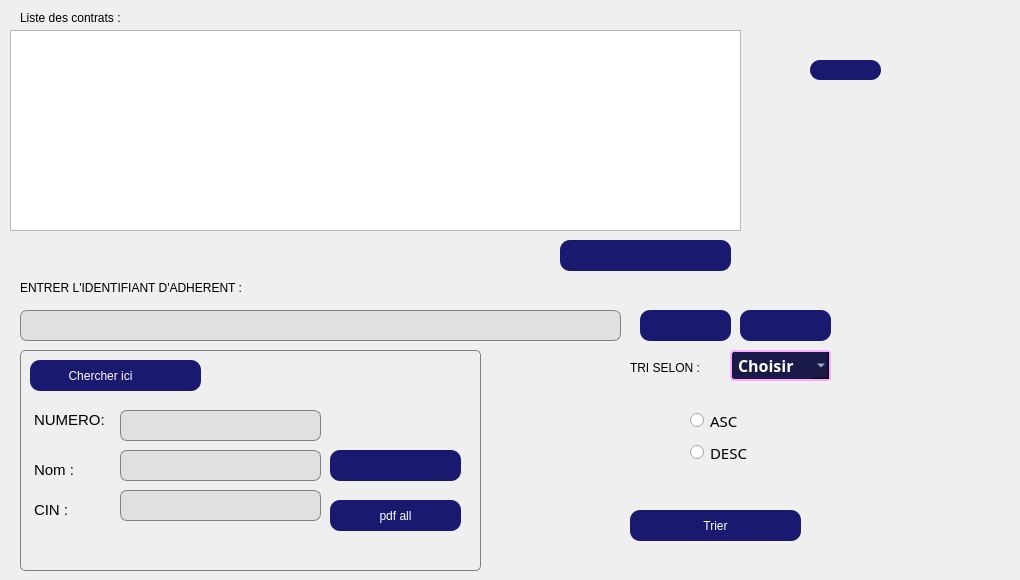
   <widget class="QWidget" name="tab_8">
    <attribute name="title">
     <string>LISTE</string>
    </attribute>
    <widget class="QLabel" name="label_58">
     <property name="geometry">
      <rect>
       <x>20</x>
       <y>10</y>
       <width>351</width>
       <height>16</height>
      </rect>
     </property>
     <property name="styleSheet">
      <string notr="true">font: 11pt &quot;Copperplate Gothic Bold&quot;;
color: rgb(0, 0, 0);</string>
     </property>
     <property name="text">
      <string>Liste des contrats : </string>
     </property>
    </widget>
    <widget class="QTableView" name="tableView_4">
     <property name="geometry">
      <rect>
       <x>10</x>
       <y>30</y>
       <width>731</width>
       <height>201</height>
      </rect>
     </property>
     <property name="styleSheet">
      <string notr="true">#tableView {
border: 3px solid gray;
border-radius: 40px;
background: white;
    background-color: #f0f0f0; /* Couleur de fond */

}

</string>
     </property>
    </widget>
    <widget class="QLabel" name="label_59">
     <property name="geometry">
      <rect>
       <x>20</x>
       <y>280</y>
       <width>361</width>
       <height>16</height>
      </rect>
     </property>
     <property name="styleSheet">
      <string notr="true">font: 11pt &quot;Copperplate Gothic Bold&quot;;
color: rgb(0, 0, 0);</string>
     </property>
     <property name="text">
      <string>ENTRER L'IDENTIFIANT D'ADHERENT :</string>
     </property>
    </widget>
    <widget class="QLineEdit" name="lineEdit_39">
     <property name="geometry">
      <rect>
       <x>20</x>
       <y>310</y>
       <width>601</width>
       <height>31</height>
      </rect>
     </property>
     <property name="styleSheet">
      <string notr="true">QLineEdit {
    background-color: #e0e0e0; /* Couleur de fond par défaut */
    color: #808080; /* Couleur du texte par défaut (gris clair) */
    border: 1px solid #808080; /* Bordure grise par défaut */
    border-radius: 7px; /* Arrondir les coins par défaut */
}

QLineEdit:focus {
    background-color: #fafad2; /* Nouvelle couleur de fond lorsque le lineEdit est en focus */
    color: #000000; /* Nouvelle couleur du texte lorsque le lineEdit est en focus (noir) */
    border-color: #D3D3D3; /* Nouvelle couleur de la bordure lorsque le lineEdit est en focus */
}
</string>
     </property>
    </widget>
    <widget class="QLabel" name="label_60">
     <property name="geometry">
      <rect>
       <x>630</x>
       <y>360</y>
       <width>381</width>
       <height>16</height>
      </rect>
     </property>
     <property name="styleSheet">
      <string notr="true">font: 11pt &quot;Copperplate Gothic Bold&quot;;
color: rgb(0, 0, 0);</string>
     </property>
     <property name="text">
      <string>TRI SELON :</string>
     </property>
    </widget>
    <widget class="QPushButton" name="pushButton_38">
     <property name="geometry">
      <rect>
       <x>560</x>
       <y>240</y>
       <width>171</width>
       <height>31</height>
      </rect>
     </property>
     <property name="styleSheet">
      <string notr="true">QPushButton {
	image: url(:/images/img/1708110523743.png);
	font: 12pt &quot;Century Gothic&quot;;
    background-color: #191970; /* Couleur de fond */
    color: #fff; /* Couleur du texte */
    border: none; /* Pas de bordure */
    border-radius: 10px; /* Arrondir les coins */
}

/* Style lorsque la souris survole le bouton */
QPushButton:hover {
	color: rgb(255, 255, 255);

background:#DAA520;
border: none;
}

/* Style lorsque le bouton est enfoncé */
QPushButton:pressed {
    background-color: #b8860b; /* Couleur de fond en cas d'appui */
    border: 1px solid #446cff; /* Bordure en cas d'appui */
}

/* Style lorsque le bouton est enfoncé et coché (utilisé pour les boutons à bascule) */
QPushButton:checked {
    background-color: #3761ff; /* Couleur de fond en cas de bouton coché */
    border: 1px solid #3761ff; /* Bordure en cas de bouton coché */
}




</string>
     </property>
     <property name="text">
      <string/>
     </property>
    </widget>
    <widget class="QPushButton" name="pushButton_39">
     <property name="geometry">
      <rect>
       <x>640</x>
       <y>310</y>
       <width>91</width>
       <height>31</height>
      </rect>
     </property>
     <property name="styleSheet">
      <string notr="true">QPushButton {
	image: url(:/images/img/1708110620525.png);
	font: 12pt &quot;Century Gothic&quot;;
    background-color: #191970; /* Couleur de fond */
    color: #fff; /* Couleur du texte */
    border: none; /* Pas de bordure */
    border-radius: 10px; /* Arrondir les coins */
}

/* Style lorsque la souris survole le bouton */
QPushButton:hover {
	color: rgb(255, 255, 255);

background:#DAA520;
border: none;
}

/* Style lorsque le bouton est enfoncé */
QPushButton:pressed {
    background-color: #b8860b; /* Couleur de fond en cas d'appui */
    border: 1px solid #446cff; /* Bordure en cas d'appui */
}

/* Style lorsque le bouton est enfoncé et coché (utilisé pour les boutons à bascule) */
QPushButton:checked {
    background-color: #3761ff; /* Couleur de fond en cas de bouton coché */
    border: 1px solid #3761ff; /* Bordure en cas de bouton coché */
}




</string>
     </property>
     <property name="text">
      <string/>
     </property>
    </widget>
    <widget class="QPushButton" name="pushButton_40">
     <property name="geometry">
      <rect>
       <x>630</x>
       <y>510</y>
       <width>171</width>
       <height>31</height>
      </rect>
     </property>
     <property name="styleSheet">
      <string notr="true">QPushButton {
	font: 12pt &quot;Century Gothic&quot;;
    background-color: #191970; /* Couleur de fond */
    color: #fff; /* Couleur du texte */
    border: none; /* Pas de bordure */
    border-radius: 10px; /* Arrondir les coins */
}

/* Style lorsque la souris survole le bouton */
QPushButton:hover {
	color: rgb(255, 255, 255);

background:#DAA520;
border: none;
}

/* Style lorsque le bouton est enfoncé */
QPushButton:pressed {
    background-color: #b8860b; /* Couleur de fond en cas d'appui */
    border: 1px solid #446cff; /* Bordure en cas d'appui */
}

/* Style lorsque le bouton est enfoncé et coché (utilisé pour les boutons à bascule) */
QPushButton:checked {
    background-color: #3761ff; /* Couleur de fond en cas de bouton coché */
    border: 1px solid #3761ff; /* Bordure en cas de bouton coché */
}




</string>
     </property>
     <property name="text">
      <string>Trier</string>
     </property>
    </widget>
    <widget class="QPushButton" name="pushButton_41">
     <property name="geometry">
      <rect>
       <x>740</x>
       <y>310</y>
       <width>91</width>
       <height>31</height>
      </rect>
     </property>
     <property name="styleSheet">
      <string notr="true">QPushButton {
	image: url(:/images/img/Picsart_24-02-16_20-04-00-348.png);
	font: 12pt &quot;Century Gothic&quot;;
    background-color: #191970; /* Couleur de fond */
    color: #fff; /* Couleur du texte */
    border: none; /* Pas de bordure */
    border-radius: 10px; /* Arrondir les coins */
}

/* Style lorsque la souris survole le bouton */
QPushButton:hover {
	color: rgb(255, 255, 255);

background:#DAA520;
border: none;
}

/* Style lorsque le bouton est enfoncé */
QPushButton:pressed {
    background-color: #b8860b; /* Couleur de fond en cas d'appui */
    border: 1px solid #446cff; /* Bordure en cas d'appui */
}

/* Style lorsque le bouton est enfoncé et coché (utilisé pour les boutons à bascule) */
QPushButton:checked {
    background-color: #3761ff; /* Couleur de fond en cas de bouton coché */
    border: 1px solid #3761ff; /* Bordure en cas de bouton coché */
}




</string>
     </property>
     <property name="text">
      <string/>
     </property>
    </widget>
    <widget class="QFrame" name="frame_3">
     <property name="geometry">
      <rect>
       <x>20</x>
       <y>350</y>
       <width>461</width>
       <height>221</height>
      </rect>
     </property>
     <property name="styleSheet">
      <string notr="true">QFrame {
    color: #808080; /* Couleur du texte par défaut (gris clair) */
    border: 1px solid #808080; /* Bordure grise par défaut */
    border-radius: 5px; /* Coins arrondis */
}
</string>
     </property>
     <property name="frameShape">
      <enum>QFrame::StyledPanel</enum>
     </property>
     <property name="frameShadow">
      <enum>QFrame::Raised</enum>
     </property>
     <widget class="QPushButton" name="pushButton_42">
      <property name="geometry">
       <rect>
        <x>10</x>
        <y>10</y>
        <width>171</width>
        <height>31</height>
       </rect>
      </property>
      <property name="styleSheet">
       <string notr="true">QPushButton {
	image: url(:/images/img/Picsart_24-02-16_20-08-03-121.png);
	font: 12pt &quot;Century Gothic&quot;;
    background-color: #191970; /* Couleur de fond */
    color: #fff; /* Couleur du texte */
    border: none; /* Pas de bordure */
    border-radius: 10px; /* Arrondir les coins */
    image-position:  right;/* Position de l'image à gauche */

    padding-right: 20px; /* Décaler le texte vers la droite */
}

/* Style lorsque la souris survole le bouton */
QPushButton:hover {
	color: rgb(255, 255, 255);

background:#DAA520;
border: none;
}

/* Style lorsque le bouton est enfoncé */
QPushButton:pressed {
    background-color: #b8860b; /* Couleur de fond en cas d'appui */
    border: 1px solid #446cff; /* Bordure en cas d'appui */
}

/* Style lorsque le bouton est enfoncé et coché (utilisé pour les boutons à bascule) */
QPushButton:checked {
    background-color: #3761ff; /* Couleur de fond en cas de bouton coché */
    border: 1px solid #3761ff; /* Bordure en cas de bouton coché */
}




</string>
      </property>
      <property name="text">
       <string>Chercher ici   </string>
      </property>
     </widget>
     <widget class="QLineEdit" name="lineEdit_40">
      <property name="geometry">
       <rect>
        <x>100</x>
        <y>60</y>
        <width>201</width>
        <height>31</height>
       </rect>
      </property>
      <property name="styleSheet">
       <string notr="true">QLineEdit {
    background-color: #e0e0e0; /* Couleur de fond par défaut */
    color: #808080; /* Couleur du texte par défaut (gris clair) */
    border: 1px solid #808080; /* Bordure grise par défaut */
    border-radius: 7px; /* Arrondir les coins par défaut */
}

QLineEdit:focus {
    background-color: #fafad2; /* Nouvelle couleur de fond lorsque le lineEdit est en focus */
    color: #000000; /* Nouvelle couleur du texte lorsque le lineEdit est en focus (noir) */
    border-color: #D3D3D3; /* Nouvelle couleur de la bordure lorsque le lineEdit est en focus */
}
</string>
      </property>
     </widget>
     <widget class="QLineEdit" name="lineEdit_41">
      <property name="geometry">
       <rect>
        <x>100</x>
        <y>100</y>
        <width>201</width>
        <height>31</height>
       </rect>
      </property>
      <property name="styleSheet">
       <string notr="true">QLineEdit {
    background-color: #e0e0e0; /* Couleur de fond par défaut */
    color: #808080; /* Couleur du texte par défaut (gris clair) */
    border: 1px solid #808080; /* Bordure grise par défaut */
    border-radius: 7px; /* Arrondir les coins par défaut */
}

QLineEdit:focus {
    background-color: #fafad2; /* Nouvelle couleur de fond lorsque le lineEdit est en focus */
    color: #000000; /* Nouvelle couleur du texte lorsque le lineEdit est en focus (noir) */
    border-color: #D3D3D3; /* Nouvelle couleur de la bordure lorsque le lineEdit est en focus */
}
</string>
      </property>
     </widget>
     <widget class="QLabel" name="label_61">
      <property name="geometry">
       <rect>
        <x>10</x>
        <y>60</y>
        <width>81</width>
        <height>21</height>
       </rect>
      </property>
      <property name="styleSheet">
       <string notr="true">color: rgb(0, 0, 0);
border-color: transparent;</string>
      </property>
      <property name="text">
       <string>&lt;html&gt;&lt;head/&gt;&lt;body&gt;&lt;p&gt;&lt;span style=&quot; font-size:11pt;&quot;&gt;NUMERO: &lt;/span&gt;&lt;/p&gt;&lt;/body&gt;&lt;/html&gt;</string>
      </property>
     </widget>
     <widget class="QLineEdit" name="lineEdit_42">
      <property name="geometry">
       <rect>
        <x>100</x>
        <y>140</y>
        <width>201</width>
        <height>31</height>
       </rect>
      </property>
      <property name="styleSheet">
       <string notr="true">QLineEdit {
    background-color: #e0e0e0; /* Couleur de fond par défaut */
    color: #808080; /* Couleur du texte par défaut (gris clair) */
    border: 1px solid #808080; /* Bordure grise par défaut */
    border-radius: 7px; /* Arrondir les coins par défaut */
}

QLineEdit:focus {
    background-color: #fafad2; /* Nouvelle couleur de fond lorsque le lineEdit est en focus */
    color: #000000; /* Nouvelle couleur du texte lorsque le lineEdit est en focus (noir) */
    border-color: #D3D3D3; /* Nouvelle couleur de la bordure lorsque le lineEdit est en focus */
}
</string>
      </property>
     </widget>
     <widget class="QLabel" name="label_62">
      <property name="geometry">
       <rect>
        <x>10</x>
        <y>110</y>
        <width>81</width>
        <height>21</height>
       </rect>
      </property>
      <property name="styleSheet">
       <string notr="true">border-color: transparent;
color: rgb(0, 0, 0);</string>
      </property>
      <property name="text">
       <string>&lt;html&gt;&lt;head/&gt;&lt;body&gt;&lt;p&gt;&lt;span style=&quot; font-size:11pt;&quot;&gt;Nom : &lt;/span&gt;&lt;/p&gt;&lt;/body&gt;&lt;/html&gt;</string>
      </property>
     </widget>
     <widget class="QLabel" name="label_63">
      <property name="geometry">
       <rect>
        <x>10</x>
        <y>150</y>
        <width>81</width>
        <height>21</height>
       </rect>
      </property>
      <property name="styleSheet">
       <string notr="true">border-color: transparent;
color: rgb(0, 0, 0);</string>
      </property>
      <property name="text">
       <string>&lt;html&gt;&lt;head/&gt;&lt;body&gt;&lt;p&gt;&lt;span style=&quot; font-size:11pt;&quot;&gt;CIN : &lt;/span&gt;&lt;/p&gt;&lt;/body&gt;&lt;/html&gt;</string>
      </property>
     </widget>
     <widget class="QPushButton" name="pushButton_43">
      <property name="geometry">
       <rect>
        <x>310</x>
        <y>100</y>
        <width>131</width>
        <height>31</height>
       </rect>
      </property>
      <property name="styleSheet">
       <string notr="true">QPushButton {
	image: url(:/images/img/Picsart_24-02-16_20-04-56-340.png);
	font: 12pt &quot;Century Gothic&quot;;
    background-color: #191970; /* Couleur de fond */
    color: #fff; /* Couleur du texte */
    border: none; /* Pas de bordure */
    border-radius: 10px; /* Arrondir les coins */
}

/* Style lorsque la souris survole le bouton */
QPushButton:hover {
	color: rgb(255, 255, 255);

background:#DAA520;
border: none;
}

/* Style lorsque le bouton est enfoncé */
QPushButton:pressed {
    background-color: #b8860b; /* Couleur de fond en cas d'appui */
    border: 1px solid #446cff; /* Bordure en cas d'appui */
}

/* Style lorsque le bouton est enfoncé et coché (utilisé pour les boutons à bascule) */
QPushButton:checked {
    background-color: #3761ff; /* Couleur de fond en cas de bouton coché */
    border: 1px solid #3761ff; /* Bordure en cas de bouton coché */
}




</string>
      </property>
      <property name="text">
       <string/>
      </property>
     </widget>
     <widget class="QPushButton" name="pdf">
      <property name="geometry">
       <rect>
        <x>310</x>
        <y>150</y>
        <width>131</width>
        <height>31</height>
       </rect>
      </property>
      <property name="styleSheet">
       <string notr="true">QPushButton {
	font: 12pt &quot;Century Gothic&quot;;
    background-color: #191970; /* Couleur de fond */
    color: #fff; /* Couleur du texte */
    border: none; /* Pas de bordure */
    border-radius: 10px; /* Arrondir les coins */
}

/* Style lorsque la souris survole le bouton */
QPushButton:hover {
	color: rgb(255, 255, 255);

background:#DAA520;
border: none;
}

/* Style lorsque le bouton est enfoncé */
QPushButton:pressed {
    background-color: #b8860b; /* Couleur de fond en cas d'appui */
    border: 1px solid #446cff; /* Bordure en cas d'appui */
}

/* Style lorsque le bouton est enfoncé et coché (utilisé pour les boutons à bascule) */
QPushButton:checked {
    background-color: #3761ff; /* Couleur de fond en cas de bouton coché */
    border: 1px solid #3761ff; /* Bordure en cas de bouton coché */
}




</string>
      </property>
      <property name="text">
       <string>pdf all</string>
      </property>
     </widget>
    </widget>
    <widget class="QLabel" name="label_4">
     <property name="geometry">
      <rect>
       <x>560</x>
       <y>410</y>
       <width>61</width>
       <height>61</height>
      </rect>
     </property>
     <property name="styleSheet">
      <string notr="true">image: url(:/images/img/tri.png);</string>
     </property>
     <property name="text">
      <string/>
     </property>
    </widget>
    <widget class="QRadioButton" name="deso">
     <property name="geometry">
      <rect>
       <x>690</x>
       <y>442</y>
       <width>110</width>
       <height>21</height>
      </rect>
     </property>
     <property name="font">
      <font>
       <family>Copperplate Gothic Bold</family>
       <pointsize>11</pointsize>
       <weight>50</weight>
       <italic>false</italic>
       <bold>false</bold>
      </font>
     </property>
     <property name="styleSheet">
      <string notr="true">font: 11pt &quot;Copperplate Gothic Bold&quot;;
color: rgb(0, 0, 0);</string>
     </property>
     <property name="text">
      <string>DESC</string>
     </property>
    </widget>
    <widget class="QRadioButton" name="asc">
     <property name="geometry">
      <rect>
       <x>690</x>
       <y>410</y>
       <width>110</width>
       <height>21</height>
      </rect>
     </property>
     <property name="font">
      <font>
       <family>Copperplate Gothic Bold</family>
       <pointsize>11</pointsize>
       <weight>50</weight>
       <italic>false</italic>
       <bold>false</bold>
      </font>
     </property>
     <property name="styleSheet">
      <string notr="true">font: 11pt &quot;Copperplate Gothic Bold&quot;;
color: rgb(0, 0, 0);</string>
     </property>
     <property name="text">
      <string>ASC</string>
     </property>
    </widget>
    <widget class="QComboBox" name="triebox">
     <property name="geometry">
      <rect>
       <x>730</x>
       <y>350</y>
       <width>101</width>
       <height>31</height>
      </rect>
     </property>
     <property name="font">
      <font>
       <family>Arial Rounded MT Bold</family>
       <pointsize>12</pointsize>
       <weight>75</weight>
       <italic>false</italic>
       <bold>true</bold>
       <underline>false</underline>
       <strikeout>false</strikeout>
      </font>
     </property>
     <property name="mouseTracking">
      <bool>false</bool>
     </property>
     <property name="accessibleDescription">
      <string/>
     </property>
     <property name="layoutDirection">
      <enum>Qt::LeftToRight</enum>
     </property>
     <property name="styleSheet">
      <string notr="true">/* Style for QComboBox */
QComboBox {
    background-color: #1a1a49;
    border: 2px solid rgb(255, 170, 255);
    color: rgb(255, 255,255);
    padding: 6px; /* Adjust padding as needed */
    border-radius: 4px;
}

/* Dropdown arrow color */
QComboBox::down-arrow {
    color: white;
}

/* Placeholder text color */
QComboBox::placeholderText {
    color: rgba(255, 255, 255, 0.7);
}

/* Border and background color on focus */
QComboBox:focus {
    border: 2px solid #abdbe3; /* Change color on focus */
    background-color: #2a2a69; /* Change background color on focus */
}
</string>
     </property>
     <property name="editable">
      <bool>false</bool>
     </property>
     <property name="currentIndex">
      <number>0</number>
     </property>
     <item>
      <property name="text">
       <string>Choisir</string>
      </property>
     </item>
     <item>
      <property name="text">
       <string>date_debut</string>
      </property>
     </item>
     <item>
      <property name="text">
       <string>date_fin</string>
      </property>
     </item>
    </widget>
    <widget class="QLabel" name="qrcode">
     <property name="geometry">
      <rect>
       <x>750</x>
       <y>90</y>
       <width>151</width>
       <height>141</height>
      </rect>
     </property>
     <property name="text">
      <string/>
     </property>
     <property name="scaledContents">
      <bool>true</bool>
     </property>
    </widget>
    <widget class="QPushButton" name="pushButton_logout_Adherent">
     <property name="geometry">
      <rect>
       <x>810</x>
       <y>60</y>
       <width>71</width>
       <height>20</height>
      </rect>
     </property>
     <property name="styleSheet">
      <string notr="true">QPushButton {
	image: url(:/images/img/1708110598125.png);
    color: #fff; /* Couleur du texte */
	font: 9pt &quot;Century Gothic&quot;;
	border-color: rgb(0, 0, 0);
    background-color: #191970; /* Couleur de fond */
    border:rgb(0, 0, 0); /* Pas de bordure */
    border-radius: 10px; /* Arrondir les coins */
}

/* Style lorsque la souris survole le bouton */
QPushButton:hover {
	color: rgb(255, 255, 255);

background:#DAA520;
border: none;
}

/* Style lorsque le bouton est enfoncé */
QPushButton:pressed {
    background-color: #b8860b; /* Couleur de fond en cas d'appui */
    border: 1px solid #446cff; /* Bordure en cas d'appui */
}

/* Style lorsque le bouton est enfoncé et coché (utilisé pour les boutons à bascule) */
QPushButton:checked {
    background-color: #3761ff; /* Couleur de fond en cas de bouton coché */
    border: 1px solid #3761ff; /* Bordure en cas de bouton coché */
}




</string>
     </property>
     <property name="text">
      <string/>
     </property>
    </widget>
   </widget>
